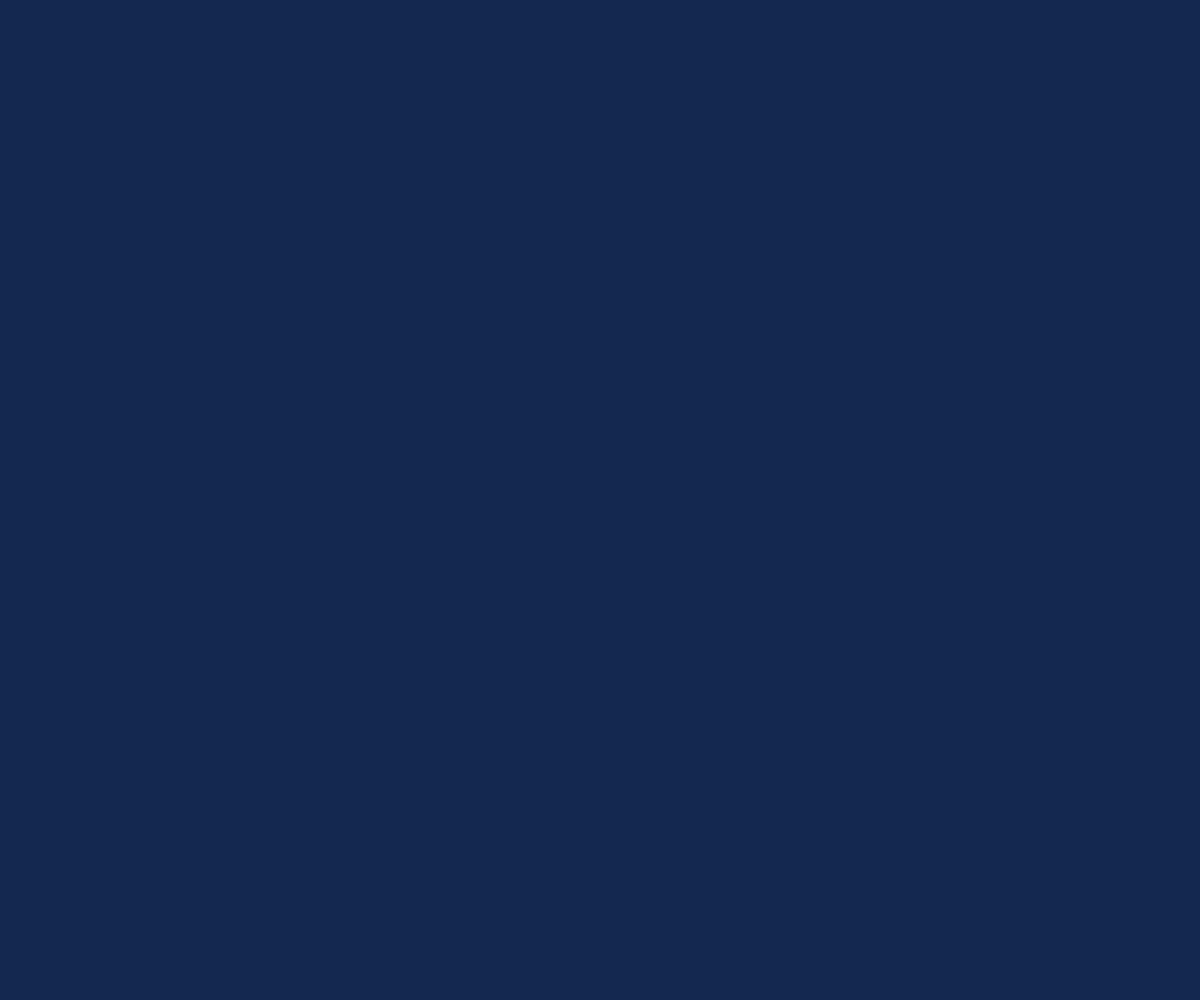
Frame 1 (no input)
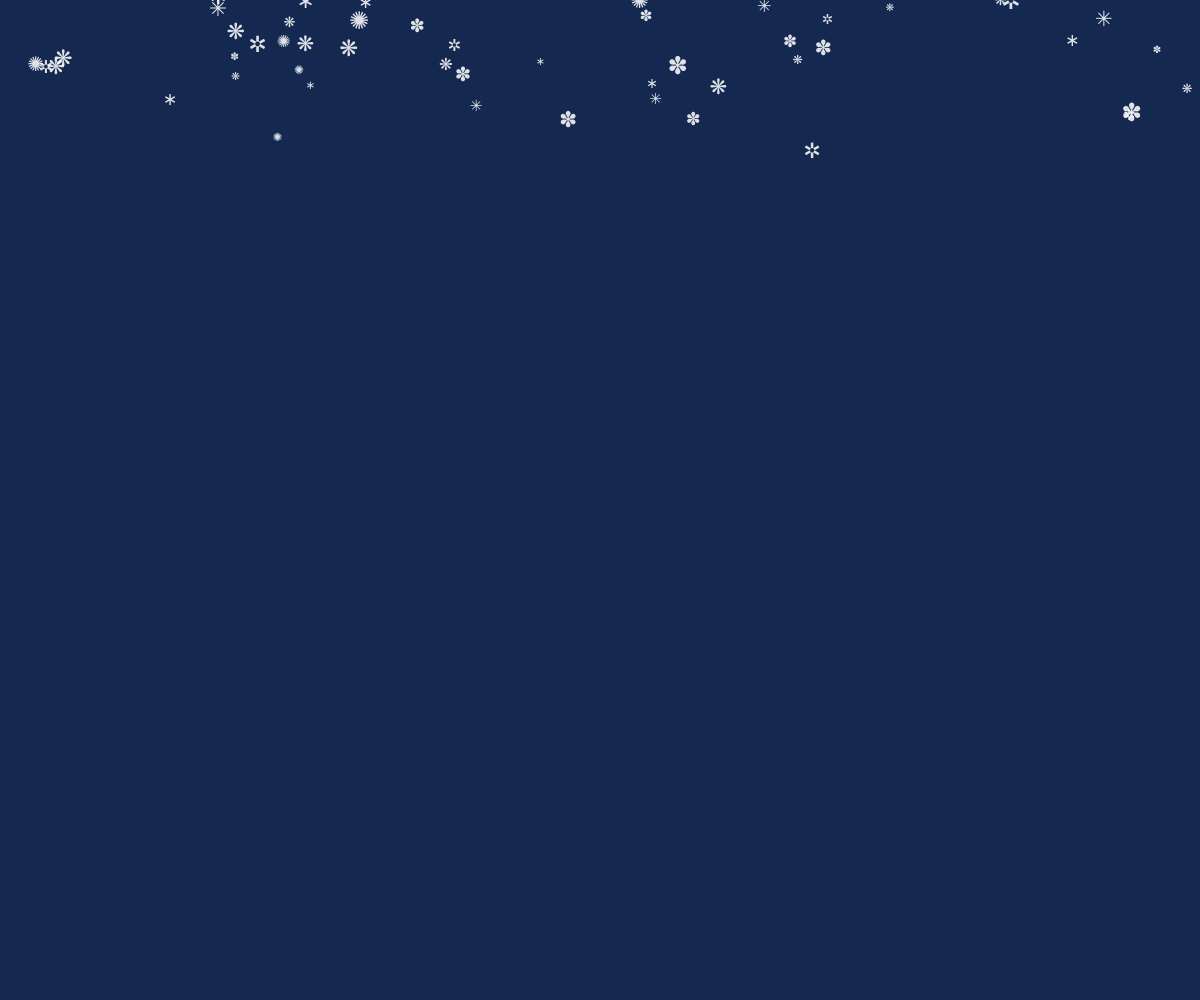
Frame 60 (no input)
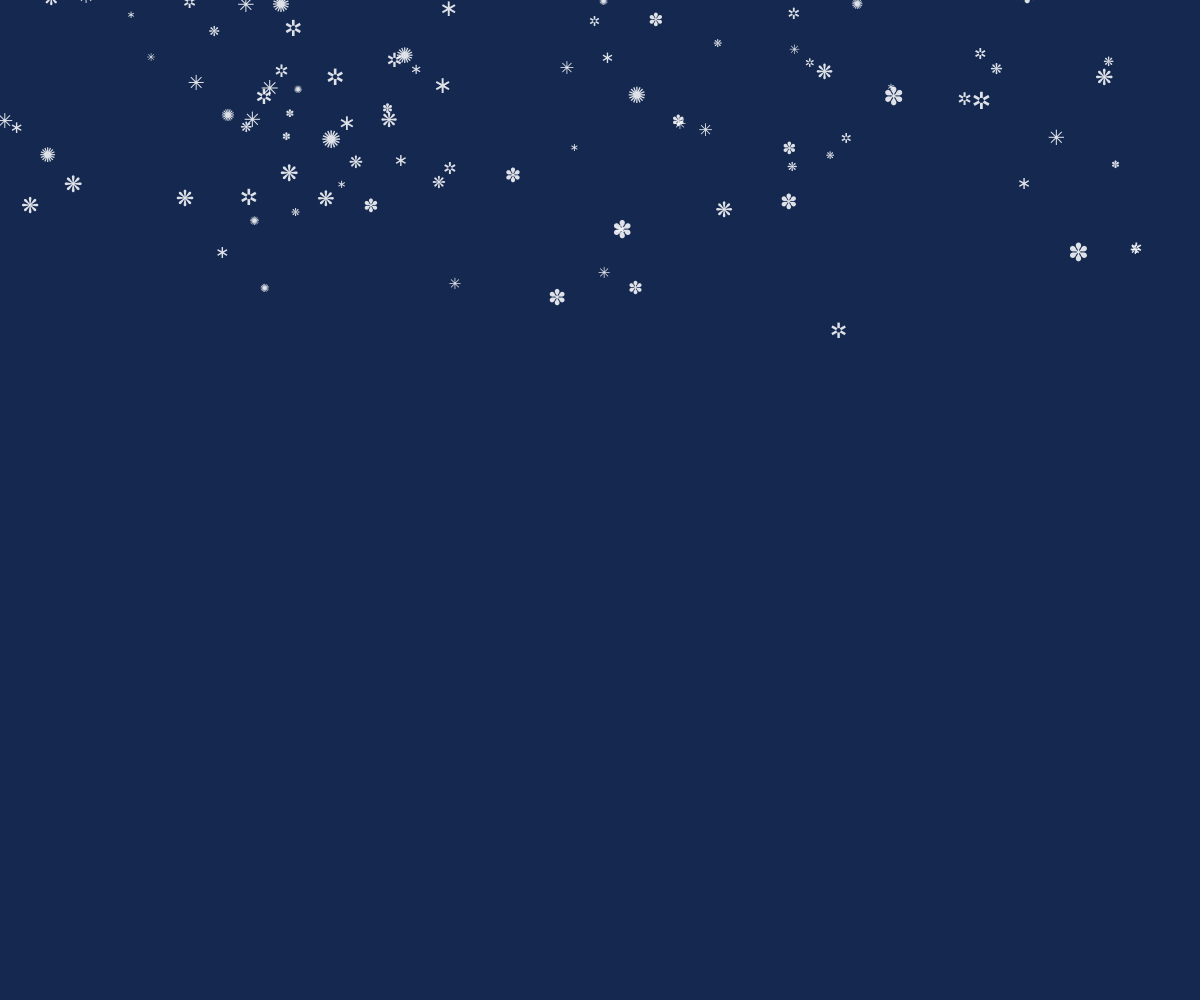
Frame 120 (the mouse pressed at the canvas centre since frame 60)

The p5.js sketch that drew these frames (run headless with seeded random() and noise() and a simulated clock; from frame 60 on, the mouse is pressed at the canvas centre):

// p5.js sketch
// ── sketch.js
// Array per contenere tutti gli oggetti fiocco di neve
let snowflakes = [];
// Numero totale di fiocchi di neve
const numberOfSnowflakes = 400;

function setup() {
	createCanvas(windowWidth, windowHeight);

	// Crea tutti i fiocchi di neve e aggiungili all'array
	for (let i = 0; i < numberOfSnowflakes; i++) {
		snowflakes.push(new Snowflake());
	}
}

function draw() {
	// Sfondo blu scuro per un'atmosfera notturna
	background(20, 40, 80);

	// Aggiorna e disegna ogni fiocco di neve nell'array
	// Usiamo un ciclo for...of per una sintassi più pulita
	for (let flake of snowflakes) {
		flake.update();
		flake.display();
	}
}

// La classe Snowflake definisce come ogni singolo fiocco di neve si comporta e appare
class Snowflake {
	// Il costruttore imposta le proprietà iniziali di un nuovo fiocco di neve
	constructor() {
		// Assegna una posizione x casuale all'interno della larghezza della finestra
		this.x = random(width);
		// Assegna una posizione y casuale sopra l'area visibile, in modo che appaiano cadere dall'alto
		this.y = random(-height, 0);
		// Assegna una dimensione casuale
		this.size = random(10, 25);
		// Velocità di caduta verticale
		this.speedY = random(1, 3);
		// Leggero movimento orizzontale per simulare il vento
		this.speedX = random(-1, 1);
		// Scegli un carattere casuale per rappresentare il fiocco di neve
		this.char = random(["✽", "✲", "✳", "✺", "❋", "∗"]);
	}

	// Il metodo update gestisce il movimento
	update() {
		// Aggiorna la posizione del fiocco
		this.x += this.speedX;
		this.y += this.speedY;

		// Se un fiocco esce dai lati, fallo riapparire dall'altro lato
		if (this.x > width + this.size) {
			this.x = -this.size;
		}
		if (this.x < -this.size) {
			this.x = width + this.size;
		}

		// Se un fiocco di neve supera il fondo dello schermo, lo resettiamo in cima
		if (this.y > height + this.size) {
			this.reset();
		}
	}

	// Resetta un fiocco di neve riportandolo in cima allo schermo
	reset() {
		this.x = random(width);
		this.y = -this.size; // Lo posiziona appena sopra il bordo superiore
		this.speedY = random(1, 3);
		this.speedX = random(-1, 1);
	}

	// Il metodo display disegna il fiocco di neve sullo schermo
	display() {
		fill(255, 255, 255, 220); // Bianco semi-trasparente
		noStroke();
		textSize(this.size);
		textAlign(CENTER, CENTER);
		text(this.char, this.x, this.y);
	}
}

// Questa funzione viene chiamata automaticamente quando la finestra del browser viene ridimensionata
function windowResized() {
	resizeCanvas(windowWidth, windowHeight);
	// Quando la finestra viene ridimensionata, resettiamo l'intera animazione
	// per evitare comportamenti strani e riempire il nuovo spazio.
	snowflakes = [];
	for (let i = 0; i < numberOfSnowflakes; i++) {
		snowflakes.push(new Snowflake());
	}
}

/*
Simboli per i fiocchi di neve:
*✺✱✳✲✽❋☸⧆⊛⁕⁎﹡∗
*/
